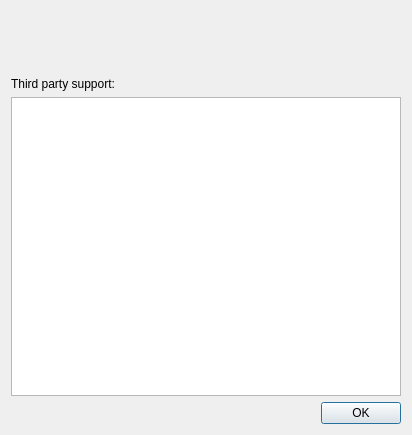
<?xml version="1.0" encoding="UTF-8"?>
<ui version="4.0">
 <class>AboutDialog</class>
 <widget class="QDialog" name="AboutDialog">
  <property name="geometry">
   <rect>
    <x>0</x>
    <y>0</y>
    <width>412</width>
    <height>435</height>
   </rect>
  </property>
  <property name="windowTitle">
   <string notr="true"/>
  </property>
  <property name="styleSheet">
   <string notr="true">back
background-image: url(:/new/images/Images/go-home32x32.png);</string>
  </property>
  <layout class="QVBoxLayout" name="verticalLayout">
   <item>
    <widget class="QLabel" name="title">
     <property name="font">
      <font>
       <pointsize>26</pointsize>
       <bold>true</bold>
      </font>
     </property>
     <property name="text">
      <string>&lt;Application&gt;</string>
     </property>
     <property name="alignment">
      <set>Qt::AlignmentFlag::AlignCenter</set>
     </property>
    </widget>
   </item>
   <item>
    <widget class="QLabel" name="version">
     <property name="text">
      <string>&lt;Version&gt;</string>
     </property>
     <property name="alignment">
      <set>Qt::AlignmentFlag::AlignCenter</set>
     </property>
    </widget>
   </item>
   <item>
    <widget class="QLabel" name="headLine">
     <property name="text">
      <string>Third party support:</string>
     </property>
    </widget>
   </item>
   <item>
    <widget class="QPlainTextEdit" name="thirdPartyTexts">
     <property name="verticalScrollBarPolicy">
      <enum>Qt::ScrollBarPolicy::ScrollBarAsNeeded</enum>
     </property>
     <property name="horizontalScrollBarPolicy">
      <enum>Qt::ScrollBarPolicy::ScrollBarAlwaysOff</enum>
     </property>
     <property name="undoRedoEnabled">
      <bool>false</bool>
     </property>
     <property name="plainText">
      <string notr="true"/>
     </property>
     <property name="textInteractionFlags">
      <set>Qt::TextInteractionFlag::TextSelectableByKeyboard|Qt::TextInteractionFlag::TextSelectableByMouse</set>
     </property>
     <property name="placeholderText">
      <string>&lt;third party support&gt;</string>
     </property>
    </widget>
   </item>
   <item>
    <widget class="QDialogButtonBox" name="buttonBox">
     <property name="orientation">
      <enum>Qt::Orientation::Horizontal</enum>
     </property>
     <property name="standardButtons">
      <set>QDialogButtonBox::StandardButton::Ok</set>
     </property>
    </widget>
   </item>
  </layout>
 </widget>
 <resources/>
 <connections>
  <connection>
   <sender>buttonBox</sender>
   <signal>accepted()</signal>
   <receiver>AboutDialog</receiver>
   <slot>accept()</slot>
   <hints>
    <hint type="sourcelabel">
     <x>248</x>
     <y>254</y>
    </hint>
    <hint type="destinationlabel">
     <x>157</x>
     <y>274</y>
    </hint>
   </hints>
  </connection>
  <connection>
   <sender>buttonBox</sender>
   <signal>rejected()</signal>
   <receiver>AboutDialog</receiver>
   <slot>reject()</slot>
   <hints>
    <hint type="sourcelabel">
     <x>316</x>
     <y>260</y>
    </hint>
    <hint type="destinationlabel">
     <x>286</x>
     <y>274</y>
    </hint>
   </hints>
  </connection>
 </connections>
</ui>
